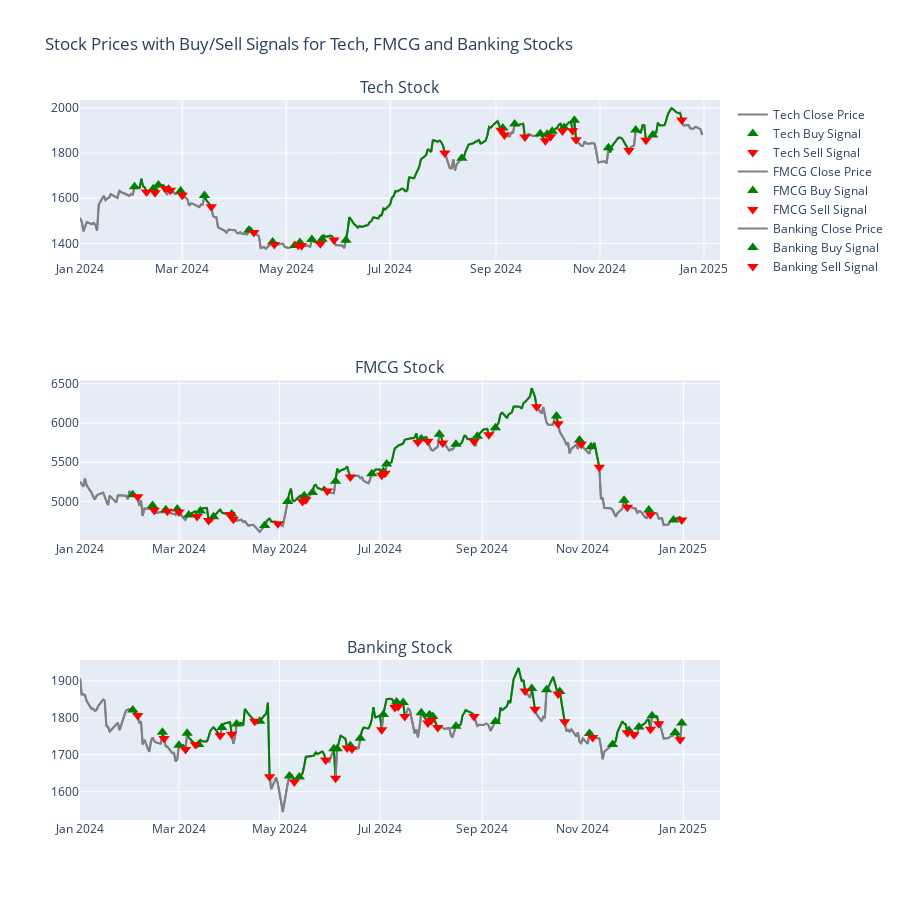

The code cell stored with this chart in its notebook:
### Code cell
from plotly.subplots import make_subplots

# Create a subplot with 3 rows (one for each stock)
fig = make_subplots(
    rows=3, cols=1,
    shared_xaxes=False,
    subplot_titles=['Tech Stock', 'FMCG Stock', 'Banking Stock']
)

# Define a list of tuples for convenience: (dataframe, stock name, row)
stocks = [(tech_stock, 'Tech', 1), (fmcg_stock, 'FMCG', 2), (banking_stock, 'Banking', 3)]

for stock_df, name, row in stocks:
    # Determine color for each segment based on Position (ignore first point)
    colors = np.where(stock_df['Position'] == 1, 'green', np.where(stock_df['Position'] == -1, 'red', 'grey'))
    
    # Plot the full close price in grey (for legend purpose)
    fig.add_trace(
        go.Scatter(
            x=stock_df.index, 
            y=stock_df['Close'], 
            mode='lines', 
            name=f'{name} Close Price',
            line=dict(color='grey'),
            showlegend=True
        ),
        row=row, col=1
    )
    
    # Plot individual segments with color based on Position
    for i in range(1, len(stock_df)):
        fig.add_trace(
            go.Scatter(
                x=[stock_df.index[i-1], stock_df.index[i]], 
                y=[stock_df['Close'].iloc[i-1], stock_df['Close'].iloc[i]], 
                mode='lines', 
                line=dict(color=colors[i]),
                showlegend=False
            ),
            row=row, col=1
        )
        
    # Add buy signals: Signal = 1
    buy_signals = stock_df[stock_df['Signal'] == 1]
    fig.add_trace(
        go.Scatter(
            x=buy_signals.index, 
            y=buy_signals['Close'], 
            mode='markers', 
            name=f'{name} Buy Signal',
            marker=dict(color='green', symbol='triangle-up', size=10),
            showlegend=True
        ),
        row=row, col=1
    )
    
    # Add sell signals: Signal = -1
    sell_signals = stock_df[stock_df['Signal'] == -1]
    fig.add_trace(
        go.Scatter(
            x=sell_signals.index, 
            y=sell_signals['Close'], 
            mode='markers', 
            name=f'{name} Sell Signal',
            marker=dict(color='red', symbol='triangle-down', size=10),
            showlegend=True
        ),
        row=row, col=1
    )

# Update layout and display the figure
fig.update_layout(
    height=900,
    title="Stock Prices with Buy/Sell Signals for Tech, FMCG and Banking Stocks"
)

fig.show()
